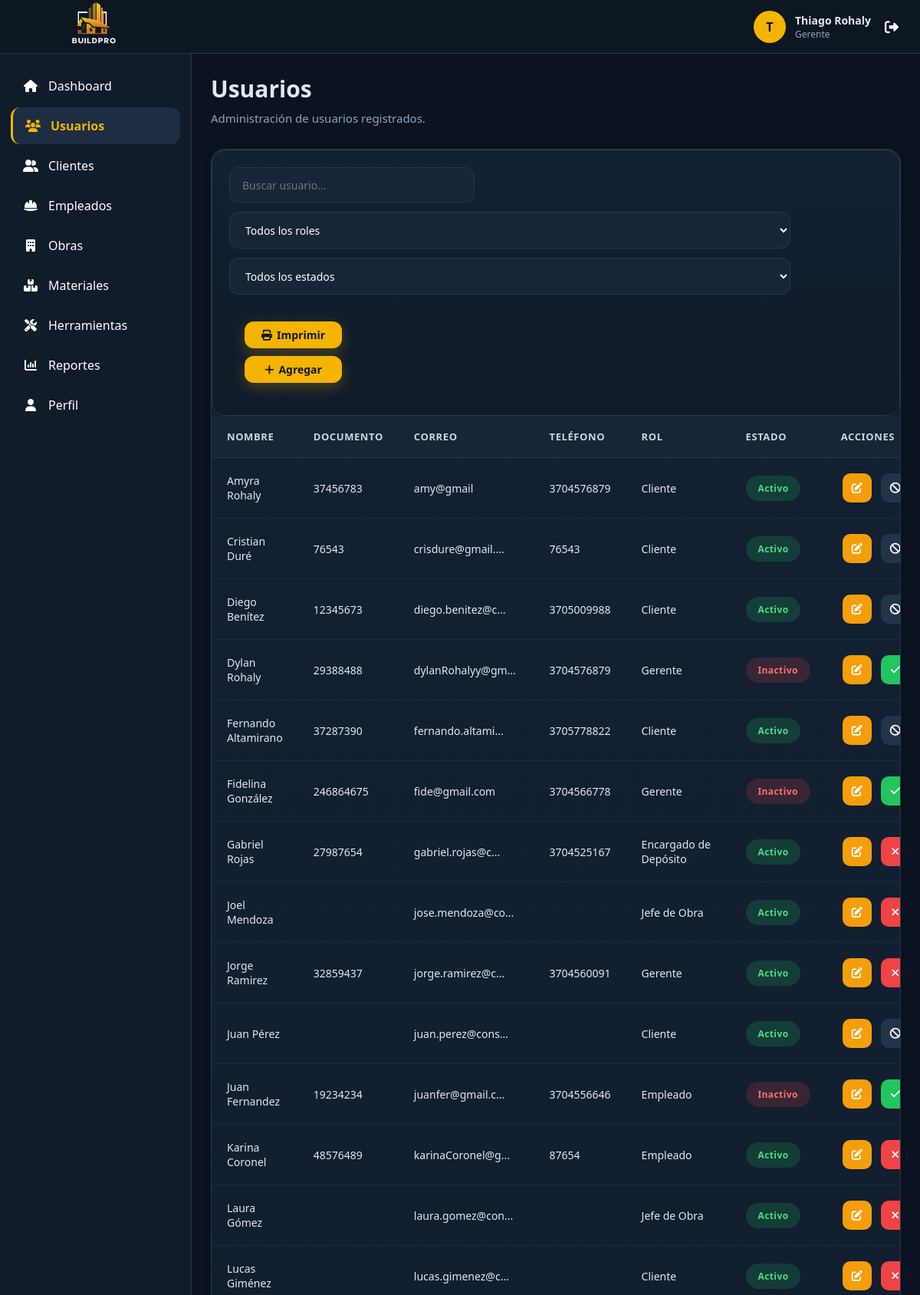
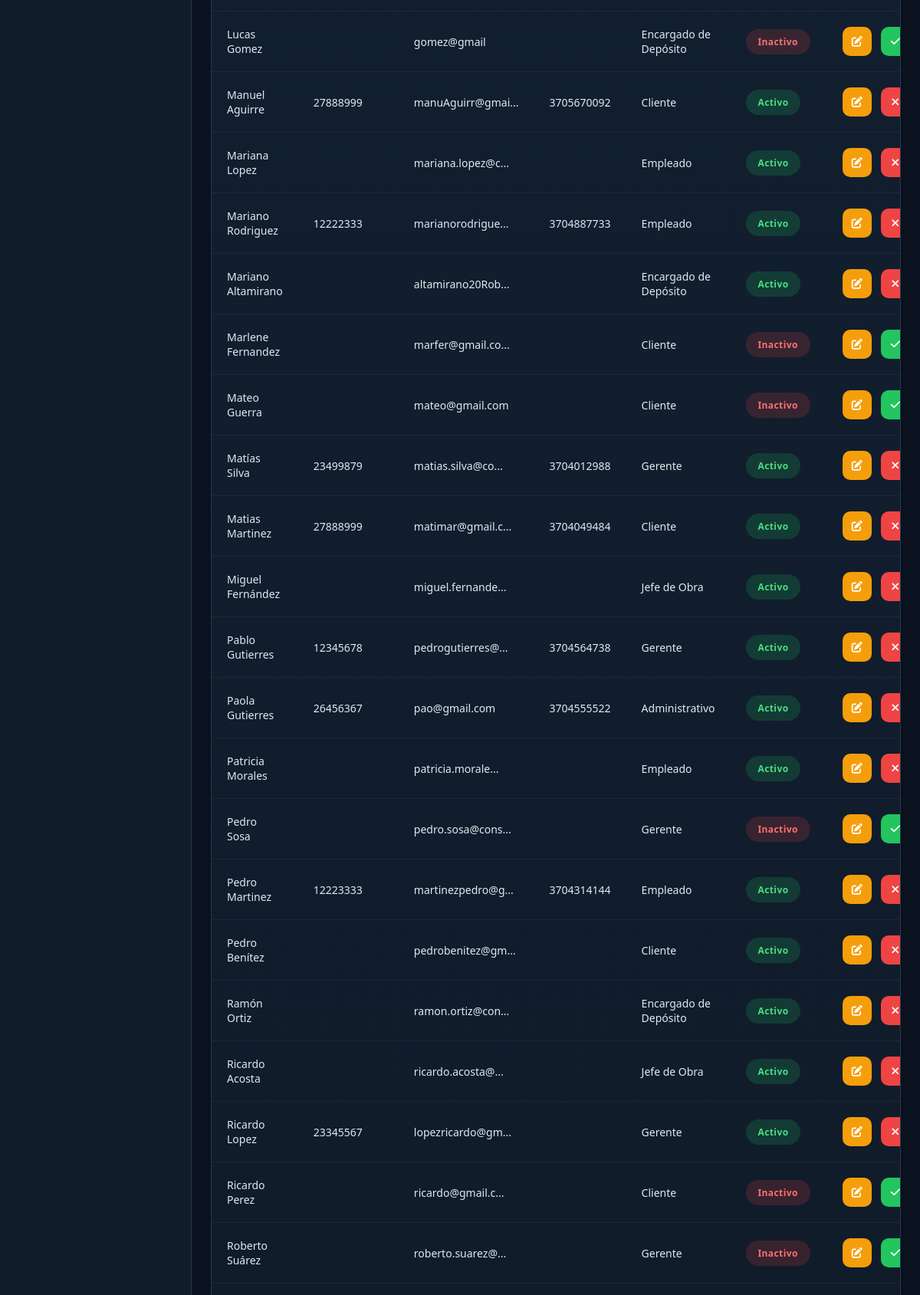
/vistas/usuarios/ (signed in, upper part), run on the app's committed database (2 pictures, top to bottom).
### tables this page shows
CREATE TABLE `usuario` (
  `id_usuario` int(11) NOT NULL,
  `id_rol` int(11) NOT NULL,
  `nombre` varchar(100) NOT NULL,
  `apellido` varchar(100) NOT NULL,
  `documento` varchar(20) DEFAULT NULL,
  `correo` varchar(150) NOT NULL,
  `contraseña` varchar(255) NOT NULL,
  `telefono` varchar(20) DEFAULT NULL,
  `direccion` varchar(255) DEFAULT NULL,
  `salario` decimal(12,2) DEFAULT NULL,
  `fecha_registro` datetime DEFAULT current_timestamp(),
  `estado` tinyint(1) DEFAULT 1 COMMENT '1=Activo, 0=Inactivo'
);

CREATE TABLE `roles` (
  `id_rol` int(11) NOT NULL,
  `nombre_rol` varchar(50) NOT NULL,
  `descripcion` varchar(255) DEFAULT NULL
);

### modelos/Conexion.php (called while the page is built)
<?php
class Conexion {
    private $host = "localhost";
    private $usuario = "root";
    private $password = "";
    private $baseDatos = "constructora";
public function conectar(){
    try {
        $conexion = new PDO(
            "mysql:host=".$this->host.
            ";dbname=".$this->baseDatos.
            ";charset=utf8mb4",
            $this->usuario,
            $this->password
        );
        $conexion->setAttribute(
            PDO::ATTR_ERRMODE,
            PDO::ERRMODE_EXCEPTION
        );
        return $conexion;
    } catch(PDOException $e){
        die("Error de conexión: ".$e->getMessage());
    }
}
}
?>

### modelos/Usuario.php (called while the page is built, shortened)
<?php
require_once "Conexion.php";
class Usuario
{
    private $conexion;
    public function __construct()
    {
        $db = new Conexion();
        $this->conexion = $db->conectar();
    }
    public function obtenerTodos()
    {
        $sql = "SELECT
                u.id_usuario,
                u.id_rol,
                u.nombre,
                u.apellido,
                u.documento,
                u.telefono,
                u.direccion,
                u.salario,
                u.correo,
                u.estado,
                r.nombre_rol
            FROM usuario u
            INNER JOIN roles r
                ON u.id_rol = r.id_rol
            ORDER BY u.nombre";
        $consulta = $this->conexion->prepare($sql);
        $consulta->execute();
        return $consulta->fetchAll(PDO::FETCH_ASSOC);
    }
    public function tieneObras($id_usuario)
    {
        $sql = "SELECT COUNT(*) AS cantidad
                FROM obra
                WHERE id_usuario = :id_usuario";
        $consulta = $this->conexion->prepare($sql);
        $consulta->execute([
            ":id_usuario" => $id_usuario
        ]);
        return $consulta->fetch(PDO::FETCH_ASSOC)["cantidad"] > 0;
    }
}

### vistas/usuarios/index.php (the view, shortened to what this page needs)
<?php
require_once "../../modelos/Usuario.php";
$usuario = new Usuario();
$usuarios = $usuario->obtenerTodos();
require_once "../../layouts/header.php";
require_once "../../layouts/sidebar.php";
?>
<main class="content">
    <div class="page-title no-print">
        <h1>Usuarios</h1>
        <p>
            Administración de usuarios registrados.
        </p>
    </div>
    <div class="table-container">
        <div class="toolbar no-print">
            <div class="toolbar-left">
                <input
                    type="text"
                    id="buscarUsuario"
                    class="search-box"
                    placeholder="Buscar usuario...">
                <select class="filter" id="filtroRol">
                    <option value="">
                        Todos los roles
                    </option>
                </select>
                <select id="filtroEstado" class="filter">
                    <option value="">
                        Todos los estados
                    </option>
                </select>
            </div>
            <div style="display: flex; flex-direction: column; margin: 20px;">
                <button
                    onclick="window.print()"
                    class="btn btn-primary"
                    style="margin-bottom: 10px;">
                    <i class="fa-solid fa-print"></i>
                    Imprimir
                </button>
                <a
                    href="agregar.php"
                    class="btn btn-primary">
                    <i class="fa-solid fa-plus"></i>
                    Agregar
                </a>
            </div>
        </div>
        <table class="table" id="tablaUsuarios">
            <thead>
                <tr>
                    <th>
                        Nombre
                    </th>
                    <th>
                        Documento
                    </th>
                    <th>
                        Correo
                    </th>
                    <th>
                        Teléfono
                    </th>
                    <th>
                        Rol
                    </th>
                    <th>
                        Estado
                    </th>
                    <th class="no-print">
                        Acciones
                    </th>
                </tr>
            </thead>
            <tbody>
                <?php foreach ($usuarios as $u) { ?>
                    <tr>
                        <td>
                            <?= $u["nombre"] . " " . $u["apellido"]; ?>
                        </td>
                        <td>
                            <?= $u["documento"]; ?>
                        </td>
                        <td title="<?= $u["correo"]; ?>">
                            <?= strlen($u["correo"]) > 15
                                ? substr($u["correo"], 0, 15) . "..."
                                : $u["correo"]; ?>
                        </td>
                        <td>
                            <?= $u["telefono"]; ?>
                        </td>
                        <td>
                            <?= $u["nombre_rol"]; ?>
                        </td>
                        <td>
                            <span class="<?= $u['estado'] == 1 ? 'badge badge-success' : 'badge badge-danger' ?>">
                                <?= $u['estado'] == 1 ? 'Activo' : 'Inactivo' ?>
                            </span>
                        </td>
                        <td class="no-print">
                            <div class="table-actions">
                                <a href="editar.php?id=<?= $u['id_usuario']; ?>" class="btn btn-warning">
                                    <i class="fa-solid fa-pen-to-square"></i>
                                </a>
                                <?php if ($u["estado"] == 1) { ?>
                                    <?php if ($usuario->tieneObras($u["id_usuario"])) { ?>
                                        <button
                                            class="btn btn-secondary"
                                            disabled
                                            title="No se puede dar de baja porque tiene obras asociadas">
                                            <i class="fa-solid fa-ban"></i>
                                        </button>
                                    <?php } else { ?>
                                        <a
                                            href="../../controladores/UsuarioController.php?accion=baja&id=<?= $u['id_usuario']; ?>"
                                            class="btn btn-danger"
                                            onclick="return confirm('¿Está seguro que desea desactivar a este usuario?');">
                                            <i class="fa-solid fa-times"></i>
                                        </a>
                                    <?php } ?>
                                <?php } else { ?>
                                    <a
                                        href="../../controladores/UsuarioController.php?accion=activar&id=<?= $u['id_usuario']; ?>"
                                        class="btn btn-success">
                                        <i class="fa-solid fa-check"></i>
                                    </a>
                                <?php } ?>
                            </div>
                        </td>
                    </tr>
                <?php } ?>
            </tbody>
        </table>
    </div>
</main>
<?php
require_once "../../layouts/footer.php";
?>

### assets/css/layout.css (style rules this page uses)
:root { --bg:#070d14; --surface:#111e2b; --surface-light:#182838; --surface-hover:#223448; --primary:#ffb703; --primary-hover:#fb8500; --text:#ffffff; --text-secondary:#94a3b8; --border:rgba(255,255,255,.08); --sidebar-width:250px; --navbar-height:70px; --radius:14px; --shadow: 0 8px 30px rgba(0,0,0,.25); }
* { margin:0; padding:0; box-sizing:border-box; font-family:"Segoe UI",sans-serif; }
html, body { width:100%; min-height:100%; overflow-x:hidden; }
body { background:var(--bg); color:var(--text); }
.content { margin-left:var(--sidebar-width); margin-top:var(--navbar-height); min-height:calc(100vh - var(--navbar-height)); padding:30px; background:var(--bg); }
.page-title { margin-bottom:25px; }
.page-title h1 { font-size:30px; font-weight:700; margin-bottom:8px; }
.page-title p { color:var(--text-secondary); font-size:15px; }
@media (max-width:1200px) { .content { padding:25px; } }
.content { transition: margin-left .30s ease, width .30s ease, padding .30s ease; }
table { width:100%; }
button, input, select, textarea { font:inherit; }
a { color:inherit; }

### data on the page
usuario: nombre "Amyra", apellido "Rohaly", documento "37456783", correo "amy@gmail", telefono "3704576879", id_rol.nombre_rol "Cliente", estado "Activo"
usuario: nombre "Cristian", apellido "Duré", documento "76543", correo "crisdure@gmail.", telefono "76543", id_rol.nombre_rol "Cliente", estado "Activo"
usuario: nombre "Diego", apellido "Benítez", documento "12345673", correo "diego.benitez@c", telefono "3705009988", id_rol.nombre_rol "Cliente", estado "Activo"
usuario: nombre "Dylan", apellido "Rohaly", documento "29388488", correo "dylanRohalyy@gm", telefono "3704576879", id_rol.nombre_rol "Gerente", estado "Inactivo"
usuario: nombre "Fernando", apellido "Altamirano", documento "37287390", correo "fernando.altami", telefono "3705778822", id_rol.nombre_rol "Cliente", estado "Activo"
usuario: nombre "Fidelina", apellido "González", documento "246864675", correo "fide@gmail.com", telefono "3704566778", id_rol.nombre_rol "Gerente", estado "Inactivo"
usuario: nombre "Gabriel", apellido "Rojas", documento "27987654", correo "gabriel.rojas@c", telefono "3704525167", id_rol.nombre_rol "Encargado de Depósito", estado "Activo"
usuario: nombre "Joel", apellido "Mendoza", correo "jose.mendoza@co", id_rol.nombre_rol "Jefe de Obra", estado "Activo"
usuario: nombre "Jorge", apellido "Ramirez", documento "32859437", correo "jorge.ramirez@c", telefono "3704560091", id_rol.nombre_rol "Gerente", estado "Activo"
usuario: nombre "Juan", apellido "Pérez", correo "juan.perez@cons", id_rol.nombre_rol "Cliente", estado "Activo"
usuario: nombre "Juan", apellido "Fernandez", documento "19234234", correo "juanfer@gmail.c", telefono "3704556646", id_rol.nombre_rol "Empleado", estado "Inactivo"
usuario: nombre "Karina", apellido "Coronel", documento "48576489", correo "karinaCoronel@g", telefono "87654", id_rol.nombre_rol "Empleado", estado "Activo"
usuario: nombre "Laura", apellido "Gómez", correo "laura.gomez@con", id_rol.nombre_rol "Jefe de Obra", estado "Activo"
usuario: nombre "Lucas", apellido "Giménez", correo "lucas.gimenez@c", id_rol.nombre_rol "Cliente", estado "Activo"
usuario: nombre "Lucas", apellido "Gomez", correo "gomez@gmail", id_rol.nombre_rol "Encargado de Depósito", estado "Inactivo"
usuario: nombre "Manuel", apellido "Aguirre", documento "27888999", correo "manuAguirr@gmai", telefono "3705670092", id_rol.nombre_rol "Cliente", estado "Activo"
usuario: nombre "Mariana", apellido "Lopez", correo "mariana.lopez@c", id_rol.nombre_rol "Empleado", estado "Activo"
usuario: nombre "Mariano", apellido "Rodriguez", documento "12222333", correo "marianorodrigue", telefono "3704887733", id_rol.nombre_rol "Empleado", estado "Activo"
usuario: nombre "Mariano", apellido "Altamirano", correo "altamirano20Rob", id_rol.nombre_rol "Encargado de Depósito", estado "Activo"
usuario: nombre "Marlene", apellido "Fernandez", correo "marfer@gmail.co", id_rol.nombre_rol "Cliente", estado "Inactivo"
usuario: nombre "Mateo", apellido "Guerra", correo "mateo@gmail.com", id_rol.nombre_rol "Cliente", estado "Inactivo"
usuario: nombre "Matías", apellido "Silva", documento "23499879", correo "matias.silva@co", telefono "3704012988", id_rol.nombre_rol "Gerente", estado "Activo"
usuario: nombre "Matias", apellido "Martinez", documento "27888999", correo "matimar@gmail.c", telefono "3704049484", id_rol.nombre_rol "Cliente", estado "Activo"
usuario: nombre "Miguel", apellido "Fernández", correo "miguel.fernande", id_rol.nombre_rol "Jefe de Obra", estado "Activo"
usuario: nombre "Pablo", apellido "Gutierres", documento "12345678", correo "pedrogutierres@", telefono "3704564738", id_rol.nombre_rol "Gerente", estado "Activo"
usuario: nombre "Paola", apellido "Gutierres", documento "26456367", correo "pao@gmail.com", telefono "3704555522", id_rol.nombre_rol "Administrativo", estado "Activo"
usuario: nombre "Patricia", apellido "Morales", correo "patricia.morale", id_rol.nombre_rol "Empleado", estado "Activo"
usuario: nombre "Pedro", apellido "Sosa", correo "pedro.sosa@cons", id_rol.nombre_rol "Gerente", estado "Inactivo"
usuario: nombre "Pedro", apellido "Martinez", documento "12223333", correo "martinezpedro@g", telefono "3704314144", id_rol.nombre_rol "Empleado", estado "Activo"
usuario: nombre "Pedro", apellido "Benítez", correo "pedrobenitez@gm", id_rol.nombre_rol "Cliente", estado "Activo"
usuario: nombre "Ramón", apellido "Ortiz", correo "ramon.ortiz@con", id_rol.nombre_rol "Encargado de Depósito", estado "Activo"
usuario: nombre "Ricardo", apellido "Acosta", correo "ricardo.acosta@", id_rol.nombre_rol "Jefe de Obra", estado "Activo"
usuario: nombre "Ricardo", apellido "Lopez", documento "23345567", correo "lopezricardo@gm", id_rol.nombre_rol "Gerente", estado "Activo"
usuario: nombre "Ricardo", apellido "Perez", correo "ricardo@gmail.c", id_rol.nombre_rol "Cliente", estado "Inactivo"
usuario: nombre "Roberto", apellido "Suárez", correo "roberto.suarez@", id_rol.nombre_rol "Gerente", estado "Inactivo"

### other printed values
substr($_SESSION['usuario']['nombre'],0,1) "T"
$_SESSION['usuario']['nombre'] "Thiago"
$_SESSION['usuario']['apellido'] "Rohaly"
$_SESSION['usuario']['rol'] "Gerente"
$item[1] "Dashboard"
$item[1] "Usuarios"
$item[1] "Clientes"
$item[1] "Empleados"
$item[1] "Obras"
$item[1] "Materiales"
$item[1] "Herramientas"
$item[1] "Reportes"
$item[1] "Perfil"
